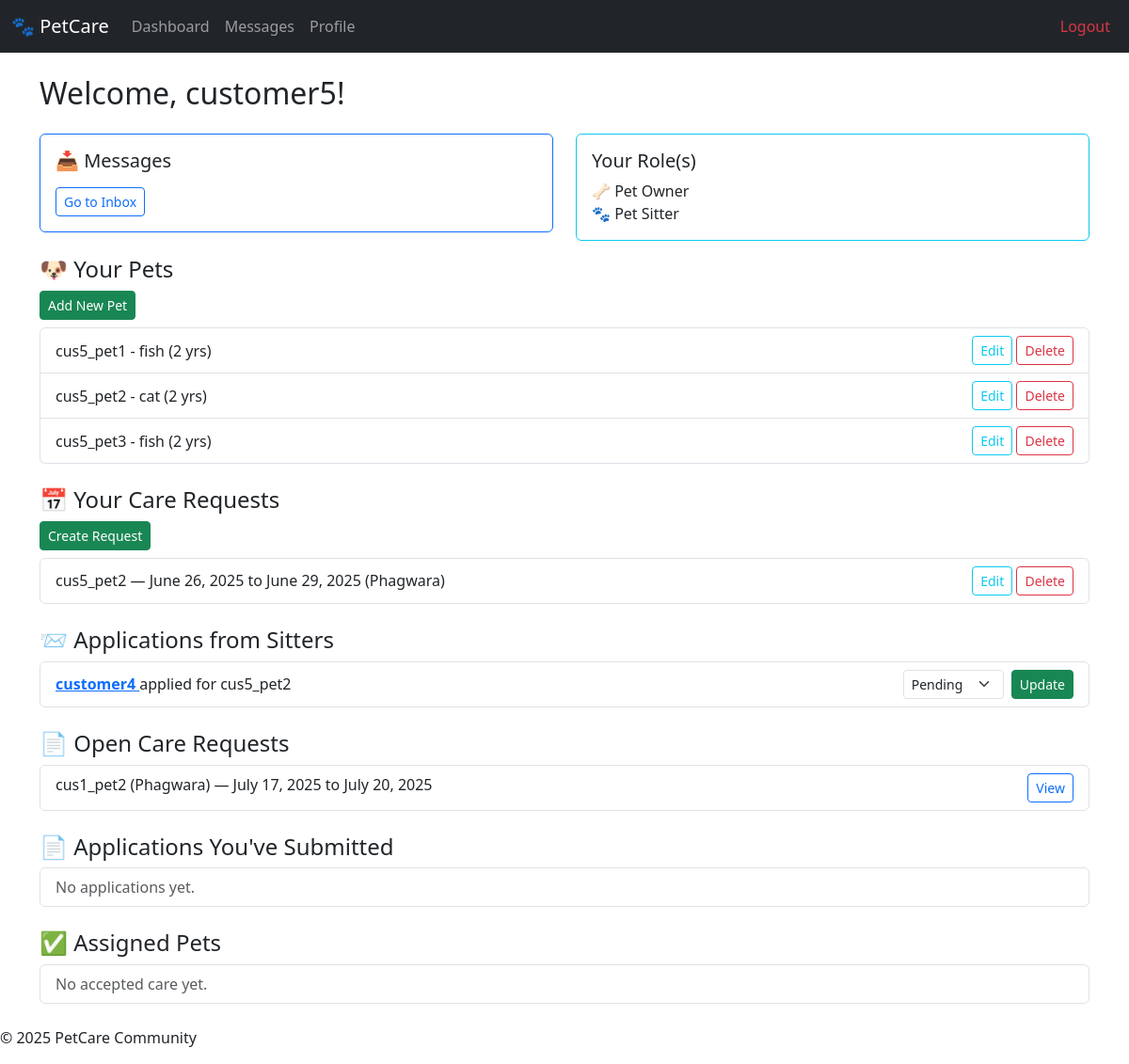
/accounts/dashboard/ (signed in), run on an earlier commit of the app's database.
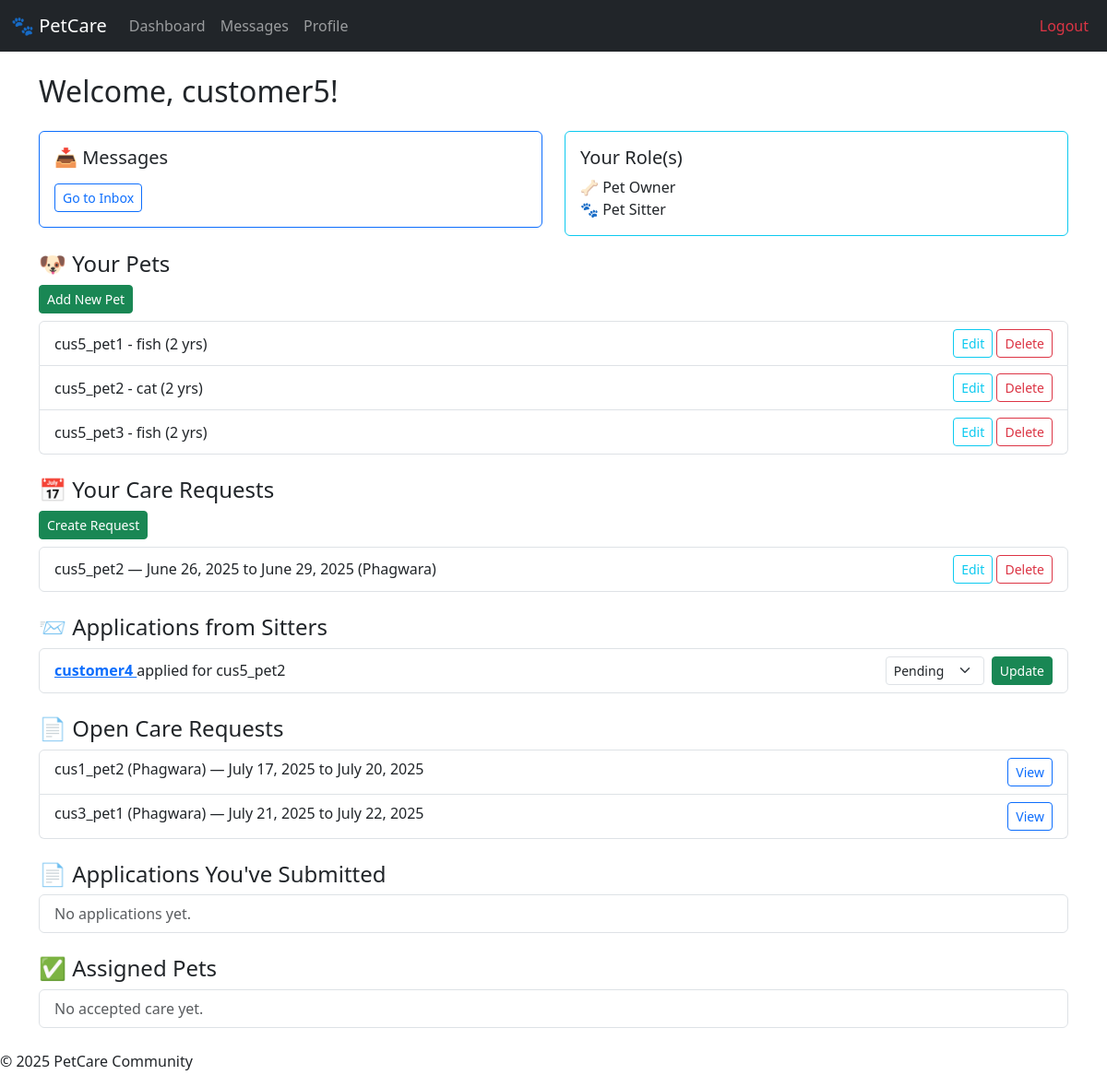
And on a later commit of the database.
### pets/models.py (models this page shows, shortened)
class Pet(models.Model):
    owner = models.ForeignKey(User, on_delete=models.CASCADE, related_name='pets')
    name = models.CharField(max_length=100)
    type = models.CharField(max_length=50)  # e.g., Dog, Cat
    breed = models.CharField(max_length=100, blank=True)
    age = models.PositiveIntegerField()
    description = models.TextField(blank=True)
    photo = models.ImageField(upload_to='pets/', blank=True, null=True)

### care_requests/models.py (models this page shows, shortened)
class CareRequest(models.Model):
    pet = models.ForeignKey(Pet, on_delete=models.CASCADE)
    owner = models.ForeignKey(User, on_delete=models.CASCADE)
    start_date = models.DateField()
    end_date = models.DateField()
    location = models.CharField(max_length=100)
    instructions = models.TextField(blank=True)
    is_fulfilled = models.BooleanField(default=False)
    created_at = models.DateTimeField(auto_now_add=True)

class Application(models.Model):
    care_request = models.ForeignKey(CareRequest, on_delete=models.CASCADE)
    sitter = models.ForeignKey(User, on_delete=models.CASCADE)
    message = models.TextField(blank=True)
    status = models.CharField(max_length=20, choices=[
        ('pending', 'Pending'),
        ('accepted', 'Accepted'),
        ('rejected', 'Rejected'),
    ], default='pending')
    created_at = models.DateTimeField(auto_now_add=True)

### accounts/models.py (models this page shows, shortened)
class User(AbstractUser):
    is_owner = models.BooleanField(default=False)
    is_sitter = models.BooleanField(default=False)
    profile_picture = models.ImageField(upload_to='profiles/', blank=True, null=True)
    bio = models.TextField(blank=True)
    phone_number = models.CharField(max_length=15, blank=True)
    location = models.CharField(max_length=100, blank=True)

### accounts/views.py (the view)
# urls.py: path('dashboard/', views.dashboard, name='dashboard'),
@login_required
def dashboard(request):
    user = request.user
    context = {}
    if user.is_owner:
        context['pets'] = Pet.objects.filter(owner=user)
        context['my_requests'] = CareRequest.objects.filter(owner=user)
        context['received_applications'] = Application.objects.filter(care_request__owner=user)
    if user.is_sitter:
        assigned_request_ids = Application.objects.filter(status='Accepted').values_list('care_request_id', flat=True)
        context['available_requests'] = CareRequest.objects.filter(is_fulfilled=False).exclude(
            Q(owner=user) | Q(id__in=assigned_request_ids)
            )
        context['my_applications'] = Application.objects.filter(sitter=user)
        context['assigned_requests'] = Application.objects.filter(sitter=user, status='Accepted')
    return render(request, 'accounts/dashboard.html', context)

### accounts/templates/accounts/dashboard.html (shortened to what the changed rows need)
{% extends 'base.html' %}
{% load static %}
{% block content %}
<div class="container mt-4">
  <h2 class="mb-4">Welcome, {{ user.username }}!</h2>
  {% if user.is_owner %}
    <ul class="list-group mb-4">
      {% for pet in pets %}
        <li class="list-group-item d-flex justify-content-between align-items-center">
          {{ pet.name }} - {{ pet.type }} ({{ pet.age }} yrs)
          <span>
            <a href="{% url 'edit_pet' pet.id %}" class="btn btn-sm btn-outline-info">Edit</a>
            <a href="{% url 'delete_pet' pet.id %}" class="btn btn-sm btn-outline-danger">Delete</a>
          </span>
        </li>
      {% empty %}
        <li class="list-group-item text-muted">No pets added yet.</li>
      {% endfor %}
    </ul>
    <ul class="list-group mb-4">
      {% for req in my_requests %}
        <li class="list-group-item d-flex justify-content-between align-items-center">
          {{ req.pet.name }} — {{ req.start_date }} to {{ req.end_date }} ({{ req.location }})
          <span>
            <a href="{% url 'edit_request' req.id %}" class="btn btn-sm btn-outline-info">Edit</a>
            <a href="{% url 'delete_request' req.id %}" class="btn btn-sm btn-outline-danger">Delete</a>
          </span>
        </li>
      {% empty %}
        <li class="list-group-item text-muted">No care requests created yet.</li>
      {% endfor %}
    </ul>
    <ul class="list-group mb-4">
      {% for app in received_applications %}
        <li class="list-group-item">
          <form method="post" action="{% url 'request_detail' app.care_request.pk %}" class="d-flex justify-content-between align-items-center">
            <div>
              <strong>
                <a href="{% url 'public_profile' user_id=app.sitter.id %}">
                  {{ app.sitter.username }}
                </a>
              </strong> applied for
              {{ app.care_request.pet.name }}
            </div>
            <div class="d-flex align-items-center">
              <select name="status" class="form-select form-select-sm me-2" style="width: auto;">
                <option value="Pending" {% if app.status == 'Pending' %}selected{% endif %}>Pending</option>
              </select>
              <button type="submit" class="btn btn-sm btn-success">Update</button>
            </div>
          </form>
        </li>
      {% empty %}
        <li class="list-group-item text-muted">No applications received yet.</li>
      {% endfor %}
    </ul>
  {% endif %}
  {% if user.is_sitter %}
    <ul class="list-group mb-4">
      {% for req in available_requests %}
        <li class="list-group-item">
          {{ req.pet.name }} ({{ req.location }}) — {{ req.start_date }} to {{ req.end_date }}
          <a href="{% url 'request_detail' req.id %}" class="btn btn-sm btn-outline-primary float-end">View</a>
        </li>
      {% empty %}
        <li class="list-group-item text-muted">No open care requests at the moment.</li>
      {% endfor %}
    </ul>
  {% endif %}
</div>
{% endblock %}

What changed in the data, as far as the page shows it:
added CareRequest: pet.name "cus3_pet1", location "Phagwara", start_date "July 21, 2025", end_date "July 22, 2025", shown under "📄 Open Care Requests"
